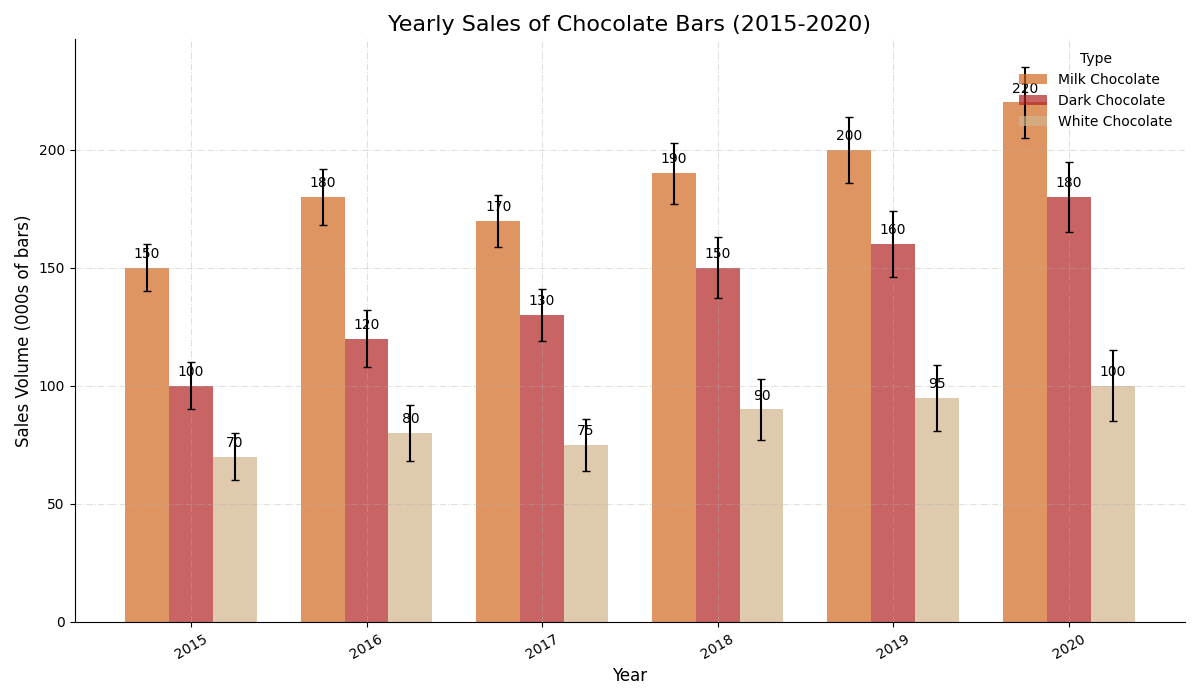

Generate this figure with Python:
import matplotlib.pyplot as plt
import numpy as np

# Data
years = np.array([2015, 2016, 2017, 2018, 2019, 2020])
milk_chocolate_sales = np.array([150, 180, 170, 190, 200, 220])
dark_chocolate_sales = np.array([100, 120, 130, 150, 160, 180])
white_chocolate_sales = np.array([70, 80, 75, 90, 95, 100])
sales_errors = np.array([10, 12, 11, 13, 14, 15])

fig, ax = plt.subplots(figsize=(12, 7))

bar_width = 0.25
bar_positions1 = years - bar_width
bar_positions2 = years
bar_positions3 = years + bar_width

# Bar plot with altered styles
bars1 = ax.bar(bar_positions1, milk_chocolate_sales, bar_width, yerr=sales_errors, capsize=3, label='Milk Chocolate', color='chocolate', linestyle='dashdot', alpha=0.7)
bars2 = ax.bar(bar_positions2, dark_chocolate_sales, bar_width, yerr=sales_errors, capsize=3, label='Dark Chocolate', color='firebrick', linestyle='dotted', alpha=0.7)
bars3 = ax.bar(bar_positions3, white_chocolate_sales, bar_width, yerr=sales_errors, capsize=3, label='White Chocolate', color='tan', linestyle='solid', alpha=0.7)

ax.set_title('Yearly Sales of Chocolate Bars (2015-2020)', fontsize=16, fontweight='normal')
ax.set_xlabel('Year', fontsize=12)
ax.set_ylabel('Sales Volume (000s of bars)', fontsize=12)

# Altered legend style
ax.legend(title='Type', fontsize=10, loc='upper right', frameon=False)

# Change tick appearance
ax.set_xticks(years)
ax.set_xticklabels(years, rotation=30, fontsize=10)

# Randomly styled grid
ax.grid(True, linestyle='-.', linewidth=0.75, alpha=0.4)

# Borders removed
ax.spines['top'].set_visible(False)
ax.spines['right'].set_visible(False)

# Annotating bars
def annotate_bars(bars):
    for bar in bars:
        height = bar.get_height()
        ax.annotate(f'{height}', xy=(bar.get_x() + bar.get_width() / 2, height), xytext=(0, 5),
                    textcoords="offset points", ha='center', va='bottom')

annotate_bars(bars1)
annotate_bars(bars2)
annotate_bars(bars3)

plt.tight_layout()
plt.show()
